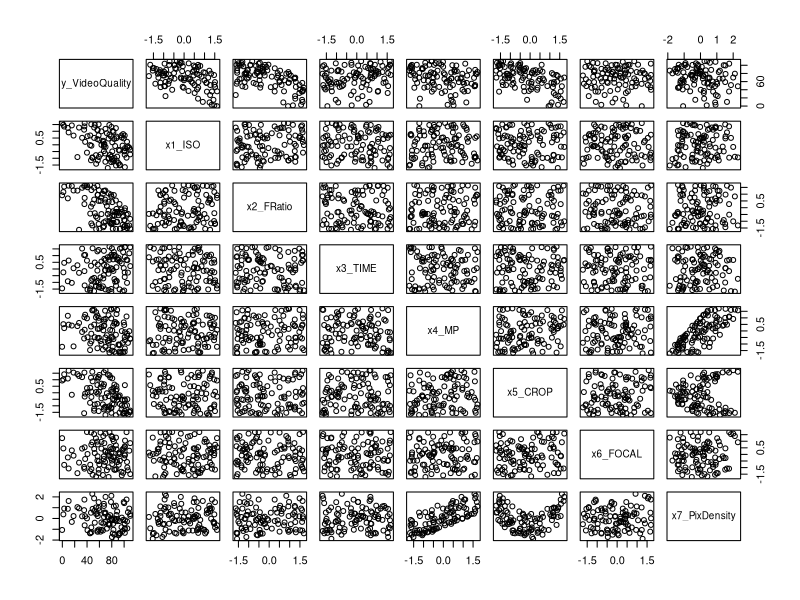
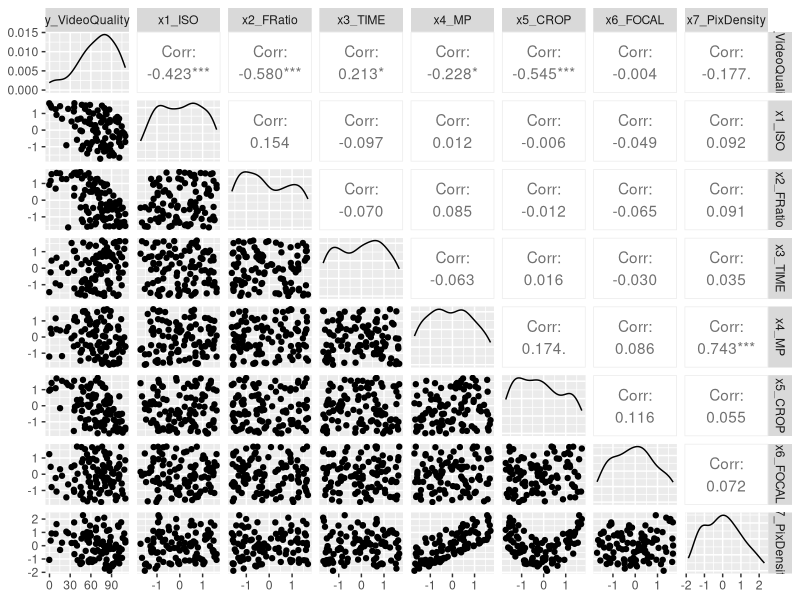
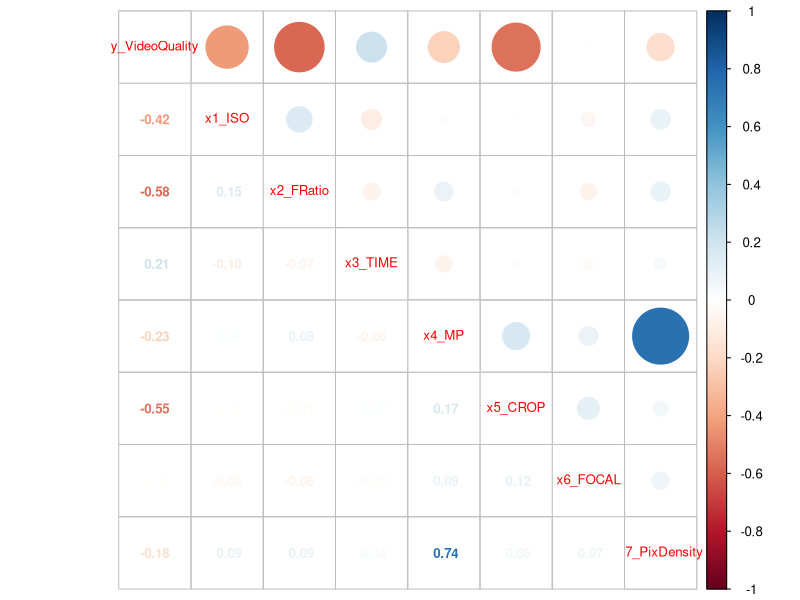
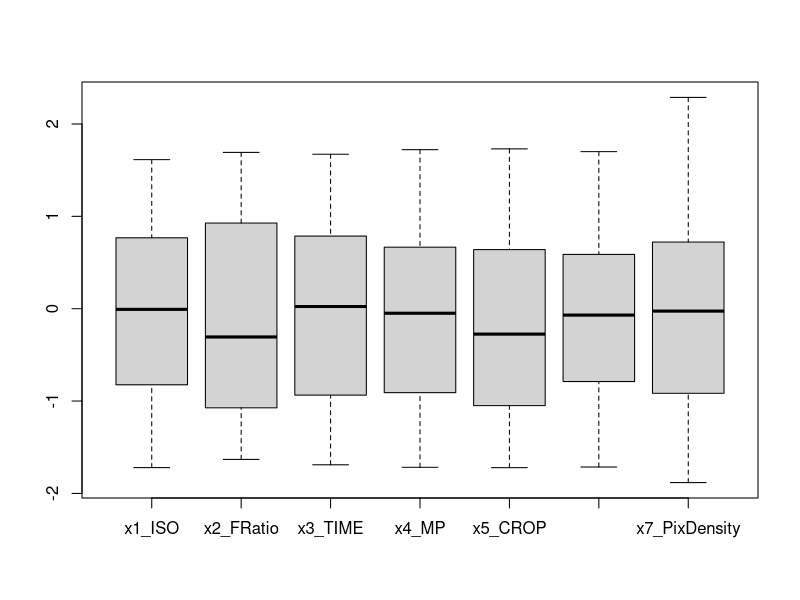
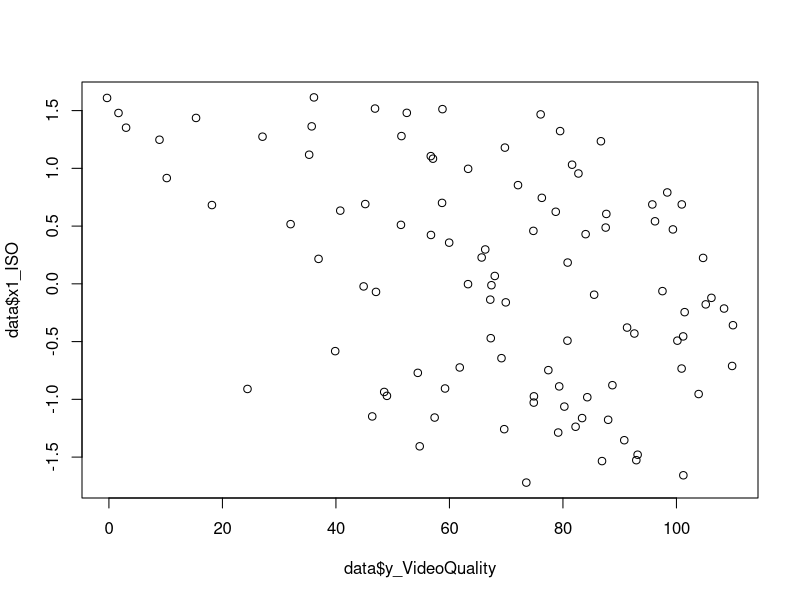
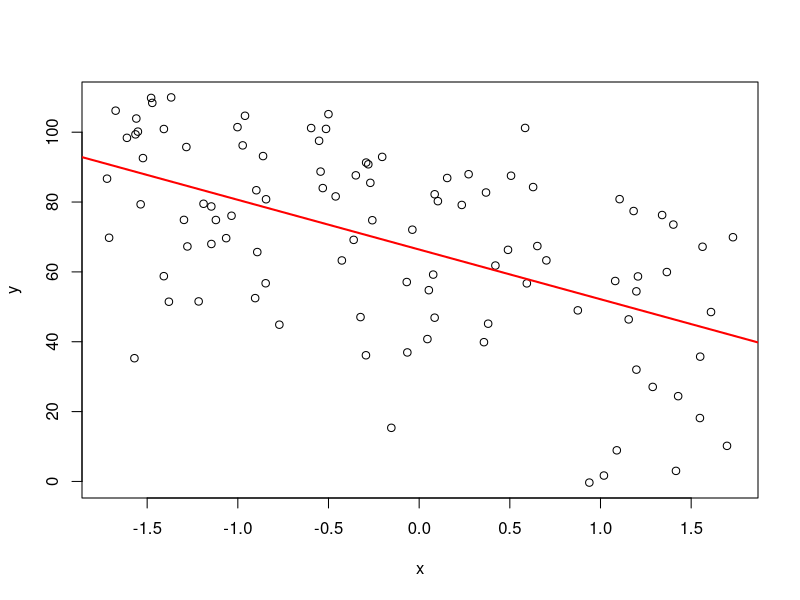

The R script that drew these images, in order:
# ------------------------------------------------------------------------------
# Progetto finale del corso di Statistica Applicata - A.A. 2024/25
# Gruppo #5 - Corrado Giachetta, Francesco Peluso, Gerardo Selce, Anuar Zouhri
#
# Università degli Studi di Salerno - DIEM
# Dipartimento di Ingegneria dell'Informazione, Elettrica e Matematica Applicata
# ------------------------------------------------------------------------------

# Impostazione path cartella progetto (N.B. cambia a seconda di chi usa il file)
#setwd('~/GitHub Repos/AppliedStatistics-Project')     # path Francesco
#setwd('C:/Users/anuar/AppliedStatistics-Project')     # path Anuar
setwd('/Users/corry/AppliedStatistics-Project')     # path Corrado
#setwd('')     # path Gerardo

# ------------------------------------------------------------------------------
#package da scaricare 
install.packages("GGally")

# Lettura del dataset da file CSV
data = read.csv('./dataset.csv');

#------------------------------------------------
#STATISTICA DESCRITTIVA
#
# Scatterplot delle correlazioni tra le coppie di variabili
plot(data);

library(ggplot2)
library("GGally")

ggpairs(data)

library("corrplot")
corrplot.mixed(cor(data),number.cex=0.8,tl.cex=0.8)

lin_mod_all=lm(y_VideoQuality ~ ., data=data)
summary(lin_mod_all)

step_lin=step(lin_mod_all, trace = 1, data=data)
summary(step_lin)

median(data$y_VideoQuality) #analisi mediana
mean(data$y_VideoQuality) #analisi media
quantile(data$y_VideoQuality,probs=c(0.25,0.50,0.75)) #analisi quantili
boxplot(data[, !(names(data) %in% "y_VideoQuality")])
#-------------------------------------------------------------

#Valutazione della relazione tra y_VideoQuality e le varibili xi

dev.new()
plot(data$y_VideoQuality,data$x1_ISO,xlab=)


dev.new()
plot(data$x5_CROP, data$y_VideoQuality,xlab="x",ylab="y");
fit5= lm(data$y_VideoQuality~data$x5_CROP, data=data)
abline(fit5, col="red", lw=2)
summary(fit5) #summary(fit1)$r.squared
